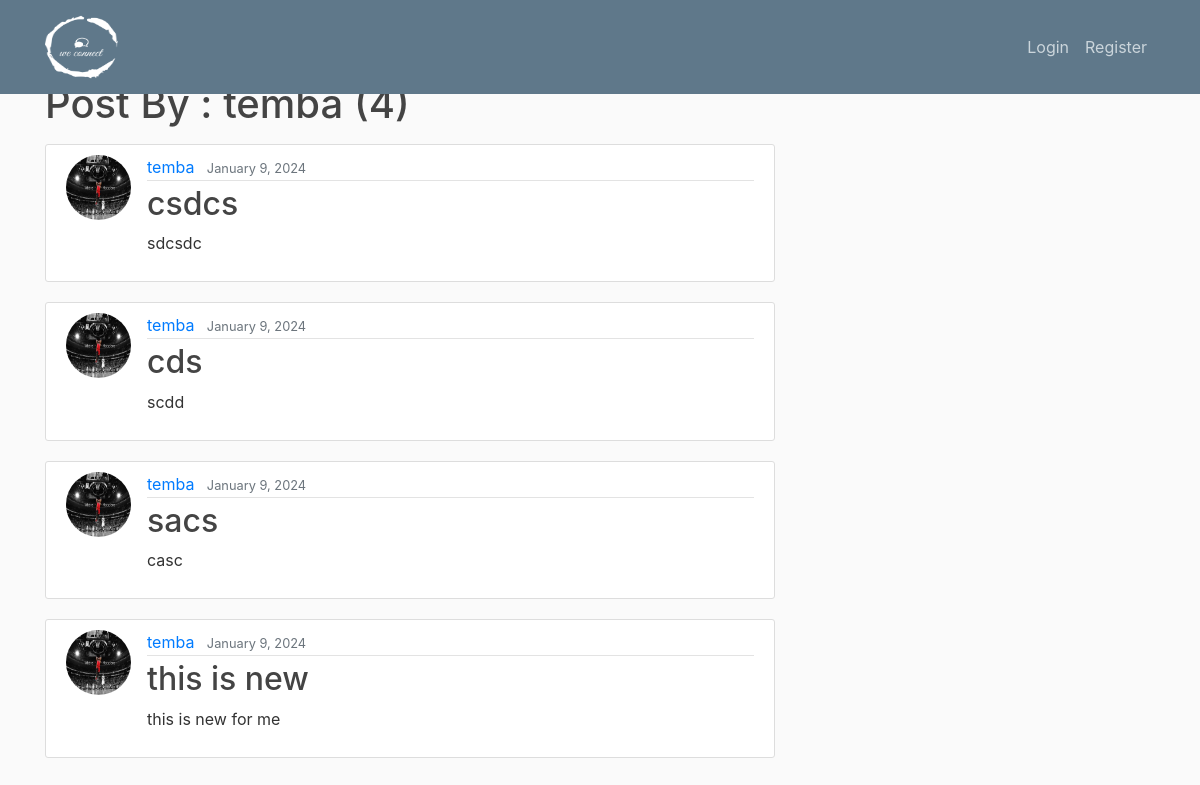
The app's page /user/temba with its own data.
### blog/models.py (models this page shows, shortened)
class Post(models.Model):
    title = models.CharField(max_length=100)
    content = models.TextField()
    date_posted = models.DateTimeField(default=timezone.now)
    author = models.ForeignKey(User, on_delete=models.CASCADE)
    attachment1 = models.FileField(upload_to="images", null=True, blank=True)
    attachment2 = models.FileField(upload_to="images", null=True, blank=True)
    """
        The difference between reverse and redirect is that redirect redirects the user to the next url but the reverse
        redirects it as a string to the same url
    """

### users/models.py (models this page shows, shortened)
class Profile(models.Model):
    user = models.OneToOneField(User, on_delete=models.CASCADE)
    pp = models.ImageField(default="lbj.jpg", upload_to="profile_pics")
    location = models.TextField(max_length=20)
    date_of_birth = models.DateField(null=True, blank=True)
    phone_no = models.CharField(verbose_name="Phone number", max_length=10, validators=[int_list_validator(sep=''), MinLengthValidator(10)],
                                null=True, blank=True)
    class Meta:
        verbose_name_plural = 'Profile'

### blog/views.py (the view)
# urls.py: path('user/<str:username>', UserPostListView.as_view(), name='user-posts'),
class UserPostListView(ListView):
    model = Post
    template_name = "blog/user_posts.html" #<app_name>/<name_of_the_template>.html
    context_object_name = "posts"
    paginate_by = 5
    def get_queryset(self):
            user = get_object_or_404(User, username=self.kwargs.get('username'))
            return Post.objects.filter(author = user).order_by('-date_posted')

### blog/templates/blog/user_posts.html (shortened to what this page needs)
{% extends "blog/base.html" %}
{% block content %}
<h1 class="mb-3"> Post By : {{ view.kwargs.username }} ({{ page_obj.paginator.count }})</h1>
{% for post in posts %}
    <article class="media content-section">
      <img  class="rounded-circle article-img" src="{{ post.author.profile.pp.url}}">
        <div class="media-body">
          <div class="article-metadata">
            <a class="mr-2" href="{% url "user-posts" post.author.username %}">{{ post.author }}</a>
            <small class="text-muted">{{ post.date_posted | date:"F j, Y"}}</small>
          </div>
          <h2><a class="article-title" href="{% url "post-detail" post.id %}">{{ post.title }}</a></h2>
          <div>
          <p class="article-content">{{ post.content }}</p>
          </div>
        </div>
    </article>
{% endfor %}
{% endblock content%}

### blog/templates/blog/base.html (shortened to what this page needs)
<!DOCTYPE html>
<html>
    <head>
      {% load static %}
        <link rel="stylesheet" href="https://cdn.jsdelivr.net/npm/bootstrap@4.0.0/dist/css/bootstrap.min.css">
        <link rel="stylesheet" type="text/css" href="{% static 'blog/main.css'%}">
    </head>
    <body>
        <header class="site-header">
            <nav class="navbar navbar-expand-md navbar-dark bg-steel fixed-top">
              <div class="container">
                {% if user.is_authenticated%}
                <a class="navbar-brand mr-4" href="{% url 'blog-home' %}">Home</a>
                {% else%}
                <a class="navbar-brand mr-4" href="#">
                  <img src="{% static '/blog/logo-no-background.png' %}" alt="Logo" style="background: none; border: none; width:73px; height: 68px;">
                </a>
                {% endif%}
                <div class="collapse navbar-collapse" id="navbarToggle">
                  <div class="navbar-nav">
                    {% if user.is_authenticated %}
                      <a class="nav-item nav-link" href="{% url 'view_profile'%}">Profile</a>
                      <a class="nav-item nav-link" href="{% url 'post-create'%}">New Post</a>
                      <form method="post" action="{% url 'logout' %}">
                        {% csrf_token %}
                        <button class="nav-item nav-link btn btn-info" type="submit">Logout</button>
                      </form>
                    {% else %}
                      <a class="nav-item nav-link" href="{% url 'login'%}">Login</a>
                      <a class="nav-item nav-link" href="{% url 'register'%}">Register</a>
                    {% endif %}
                  </div>
                </div>
              </div>
            </nav>
        </header>
        <main role="main" class="container">
            <div class="row">
              <div class="col-md-8">
                {% block content %}{% endblock %}
              </div>
              <div class="col-md-4">
              </div>
            </div>
        </main>
    </body>
</html>

### blog/static/blog/main.css (style rules this page uses)
body { background: #fafafa; color: #333333; margin-top: 5rem; }
h1, h2, h3, h4, h5, h6 { color: #444444; }
.bg-steel { background-color: #5f788a; }
.site-header .navbar-nav .nav-link { color: #cbd5db; }
.content-section { background: #ffffff; padding: 10px 20px; border: 1px solid #dddddd; border-radius: 3px; margin-bottom: 20px; }
.article-title { color: #444444; }
.article-content { white-space: pre-line; }
.article-img { height: 65px; width: 65px; margin-right: 16px; }
.article-metadata { padding-bottom: 1px; margin-bottom: 4px; border-bottom: 1px solid #e3e3e3 }

### records on screen
Post: author.profile.pp (picture), author "temba", date_posted "January 9, 2024", title "csdcs", content "sdcsdc"
Post: author.profile.pp (picture), author "temba", date_posted "January 9, 2024", title "cds", content "scdd"
Post: author.profile.pp (picture), author "temba", date_posted "January 9, 2024", title "sacs", content "casc"
Post: author.profile.pp (picture), author "temba", date_posted "January 9, 2024", title "this is new", content "this is new for me"

### other values on screen
{{ view.kwargs.username }} "temba"
{{ page_obj.paginator.count }} "4"
